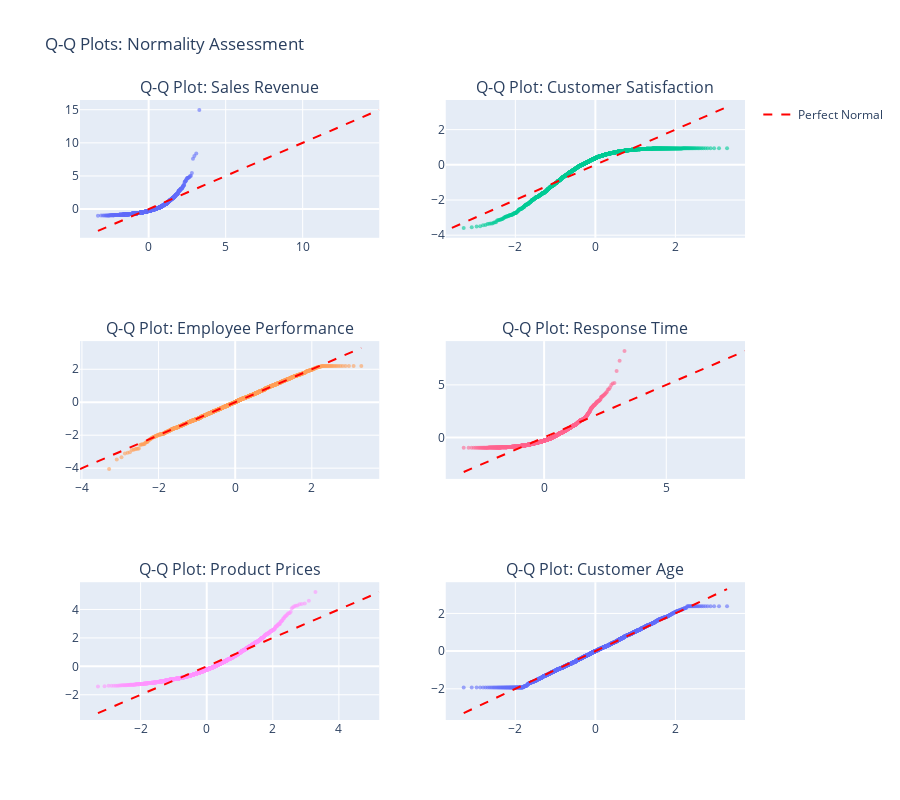

This figure's notebook cell:
### Code cell
# 3. NORMALITY TESTING AND Q-Q PLOTS
print("\n 3. NORMALITY TESTING AND Q-Q PLOTS")
print("=" * 40)

def perform_normality_tests(data, variable_name):
 """Perform comprehensive normality testing"""

 # Shapiro-Wilk test (sample size <= 5000)
 if len(data) <= 5000:
  shapiro_stat, shapiro_p = stats.shapiro(data)
 else:
  shapiro_stat, shapiro_p = None, None

 # Kolmogorov-Smirnov test
 ks_stat, ks_p = stats.kstest(data, 'norm', args=(data.mean(), data.std()))

 # Anderson-Darling test
 ad_stat, ad_critical, ad_significance = stats.anderson(data, dist='norm')

 # Jarque-Bera test
 jb_stat, jb_p = stats.jarque_bera(data)

 return {
 'variable': variable_name,
 'shapiro_stat': shapiro_stat,
 'shapiro_p': shapiro_p,
 'ks_stat': ks_stat,
 'ks_p': ks_p,
 'ad_stat': ad_stat,
 'jb_stat': jb_stat,
 'jb_p': jb_p,
 'is_normal': all([
 shapiro_p > 0.05 if shapiro_p is not None else True,
 ks_p > 0.05,
 jb_p > 0.05
 ])
 }

# Test normality for all numerical variables
normality_results = []
for var in numerical_vars:
 result = perform_normality_tests(df[var], var)
 normality_results.append(result)

# Create Q-Q plots for normality assessment
fig_qq = make_subplots(
 rows=3, cols=2,
 subplot_titles=[f"Q-Q Plot: {var.replace('_', ' ').title()}" for var in numerical_vars]
)

for i, var in enumerate(numerical_vars):
 row = (i // 2) + 1
 col = (i % 2) + 1

 # Generate Q-Q plot data
 data = df[var]
 standardized_data = (data - data.mean()) / data.std()

 # Theoretical quantiles (normal distribution)
 n = len(data)
 theoretical_quantiles = stats.norm.ppf(np.arange(1, n + 1) / (n + 1))

 # Sort sample quantiles
 sample_quantiles = np.sort(standardized_data)

 # Add Q-Q plot
 fig_qq.add_trace(
 go.Scatter(
 x=theoretical_quantiles,
 y=sample_quantiles,
 mode='markers',
 marker=dict(size=4, opacity=0.6),
 name=var,
 showlegend=False,
 hovertemplate=f"<b>{var}</b><br>Theoretical: %{{x:.2f}}<br>Sample: %{{y:.2f}}<extra></extra>"
 ),
 row=row, col=col
 )

 # Add reference line (perfect normal distribution)
 min_val = min(theoretical_quantiles.min(), sample_quantiles.min())
 max_val = max(theoretical_quantiles.max(), sample_quantiles.max())

 fig_qq.add_trace(
 go.Scatter(
 x=[min_val, max_val],
 y=[min_val, max_val],
 mode='lines',
 line=dict(color='red', dash='dash'),
 name='Perfect Normal',
 showlegend=(i == 0)
 ),
 row=row, col=col
 )

fig_qq.update_layout(
 title="Q-Q Plots: Normality Assessment",
 height=800
)
fig_qq.show()

# Display normality test results
print(" Normality Test Results:")
print("=" * 26)

normality_df = pd.DataFrame(normality_results)
print("Variable | Shapiro-Wilk p | K-S p | Jarque-Bera p | Is Normal?")
print("-" * 65)

for _, row in normality_df.iterrows():
 var_name = row['variable'].replace('_', ' ').title()[:12].ljust(12)
 shapiro_p = f"{row['shapiro_p']:.4f}" if row['shapiro_p'] is not None else "N/A"
 ks_p = f"{row['ks_p']:.4f}"
 jb_p = f"{row['jb_p']:.4f}"
 is_normal = "" if row['is_normal'] else ""

 print(f"{var_name} | {shapiro_p:>13} | {ks_p:>5} | {jb_p:>11} | {is_normal:>9}")

print(f"\n Normality Summary:")
normal_vars = [r['variable'] for r in normality_results if r['is_normal']]
non_normal_vars = [r['variable'] for r in normality_results if not r['is_normal']]

print(f"• Normal distributions: {len(normal_vars)} variables")
if normal_vars:
 print(f" - {', '.join([v.replace('_', ' ').title() for v in normal_vars])}")

print(f"• Non-normal distributions: {len(non_normal_vars)} variables")
if non_normal_vars:
 print(f" - {', '.join([v.replace('_', ' ').title() for v in non_normal_vars])}")

### Figure 1 — Plotly figure (JSON) as saved in the notebook; plotly's stock layout.template omitted (floating-point values rounded to 4 significant figures; data arrays with more than 128 entries replaced by an {"elided": "..."} marker saying what was removed)
{"data": [{"hovertemplate": "<b>sales_revenue</b><br>Theoretical: %{x:.2f}<br>Sample: %{y:.2f}<extra></extra>", "marker": {"opacity": 0.6, "size": 4}, "mode": "markers", "name": "sales_revenue", "showlegend": false, "type": "scatter", "x": {"elided": "2000 float values"}, "xaxis": "x", "y": {"elided": "2000 float values"}, "yaxis": "y"}, {"line": {"color": "red", "dash": "dash"}, "mode": "lines", "name": "Perfect Normal", "showlegend": true, "type": "scatter", "x": [-3.291, 14.97], "xaxis": "x", "y": [-3.291, 14.97], "yaxis": "y"}, {"hovertemplate": "<b>customer_satisfaction</b><br>Theoretical: %{x:.2f}<br>Sample: %{y:.2f}<extra></extra>", "marker": {"opacity": 0.6, "size": 4}, "mode": "markers", "name": "customer_satisfaction", "showlegend": false, "type": "scatter", "x": {"elided": "2000 float values"}, "xaxis": "x2", "y": {"elided": "2000 float values"}, "yaxis": "y2"}, {"line": {"color": "red", "dash": "dash"}, "mode": "lines", "name": "Perfect Normal", "showlegend": false, "type": "scatter", "x": [-3.586, 3.291], "xaxis": "x2", "y": [-3.586, 3.291], "yaxis": "y2"}, {"hovertemplate": "<b>employee_performance</b><br>Theoretical: %{x:.2f}<br>Sample: %{y:.2f}<extra></extra>", "marker": {"opacity": 0.6, "size": 4}, "mode": "markers", "name": "employee_performance", "showlegend": false, "type": "scatter", "x": {"elided": "2000 float values"}, "xaxis": "x3", "y": {"elided": "2000 float values"}, "yaxis": "y3"}, {"line": {"color": "red", "dash": "dash"}, "mode": "lines", "name": "Perfect Normal", "showlegend": false, "type": "scatter", "x": [-4.05, 3.291], "xaxis": "x3", "y": [-4.05, 3.291], "yaxis": "y3"}, {"hovertemplate": "<b>response_time</b><br>Theoretical: %{x:.2f}<br>Sample: %{y:.2f}<extra></extra>", "marker": {"opacity": 0.6, "size": 4}, "mode": "markers", "name": "response_time", "showlegend": false, "type": "scatter", "x": {"elided": "2000 float values"}, "xaxis": "x4", "y": {"elided": "2000 float values"}, "yaxis": "y4"}, {"line": {"color": "red", "dash": "dash"}, "mode": "lines", "name": "Perfect Normal", "showlegend": false, "type": "scatter", "x": [-3.291, 8.223], "xaxis": "x4", "y": [-3.291, 8.223], "yaxis": "y4"}, {"hovertemplate": "<b>product_prices</b><br>Theoretical: %{x:.2f}<br>Sample: %{y:.2f}<extra></extra>", "marker": {"opacity": 0.6, "size": 4}, "mode": "markers", "name": "product_prices", "showlegend": false, "type": "scatter", "x": {"elided": "2000 float values"}, "xaxis": "x5", "y": {"elided": "2000 float values"}, "yaxis": "y5"}, {"line": {"color": "red", "dash": "dash"}, "mode": "lines", "name": "Perfect Normal", "showlegend": false, "type": "scatter", "x": [-3.291, 5.221], "xaxis": "x5", "y": [-3.291, 5.221], "yaxis": "y5"}, {"hovertemplate": "<b>customer_age</b><br>Theoretical: %{x:.2f}<br>Sample: %{y:.2f}<extra></extra>", "marker": {"opacity": 0.6, "size": 4}, "mode": "markers", "name": "customer_age", "showlegend": false, "type": "scatter", "x": {"elided": "2000 float values"}, "xaxis": "x6", "y": {"elided": "2000 float values"}, "yaxis": "y6"}, {"line": {"color": "red", "dash": "dash"}, "mode": "lines", "name": "Perfect Normal", "showlegend": false, "type": "scatter", "x": [-3.291, 3.291], "xaxis": "x6", "y": [-3.291, 3.291], "yaxis": "y6"}], "layout": {"annotations": [{"font": {"size": 16}, "showarrow": false, "text": "Q-Q Plot: Sales Revenue", "x": 0.225, "xanchor": "center", "xref": "paper", "y": 1, "yanchor": "bottom", "yref": "paper"}, {"font": {"size": 16}, "showarrow": false, "text": "Q-Q Plot: Customer Satisfaction", "x": 0.775, "xanchor": "center", "xref": "paper", "y": 1, "yanchor": "bottom", "yref": "paper"}, {"font": {"size": 16}, "showarrow": false, "text": "Q-Q Plot: Employee Performance", "x": 0.225, "xanchor": "center", "xref": "paper", "y": 0.6111, "yanchor": "bottom", "yref": "paper"}, {"font": {"size": 16}, "showarrow": false, "text": "Q-Q Plot: Response Time", "x": 0.775, "xanchor": "center", "xref": "paper", "y": 0.6111, "yanchor": "bottom", "yref": "paper"}, {"font": {"size": 16}, "showarrow": false, "text": "Q-Q Plot: Product Prices", "x": 0.225, "xanchor": "center", "xref": "paper", "y": 0.2222, "yanchor": "bottom", "yref": "paper"}, {"font": {"size": 16}, "showarrow": false, "text": "Q-Q Plot: Customer Age", "x": 0.775, "xanchor": "center", "xref": "paper", "y": 0.2222, "yanchor": "bottom", "yref": "paper"}], "height": 800, "title": {"text": "Q-Q Plots: Normality Assessment"}, "xaxis": {"anchor": "y", "domain": [0, 0.45]}, "xaxis2": {"anchor": "y2", "domain": [0.55, 1]}, "xaxis3": {"anchor": "y3", "domain": [0, 0.45]}, "xaxis4": {"anchor": "y4", "domain": [0.55, 1]}, "xaxis5": {"anchor": "y5", "domain": [0, 0.45]}, "xaxis6": {"anchor": "y6", "domain": [0.55, 1]}, "yaxis": {"anchor": "x", "domain": [0.7778, 1]}, "yaxis2": {"anchor": "x2", "domain": [0.7778, 1]}, "yaxis3": {"anchor": "x3", "domain": [0.3889, 0.6111]}, "yaxis4": {"anchor": "x4", "domain": [0.3889, 0.6111]}, "yaxis5": {"anchor": "x5", "domain": [0, 0.2222]}, "yaxis6": {"anchor": "x6", "domain": [0, 0.2222]}}}
